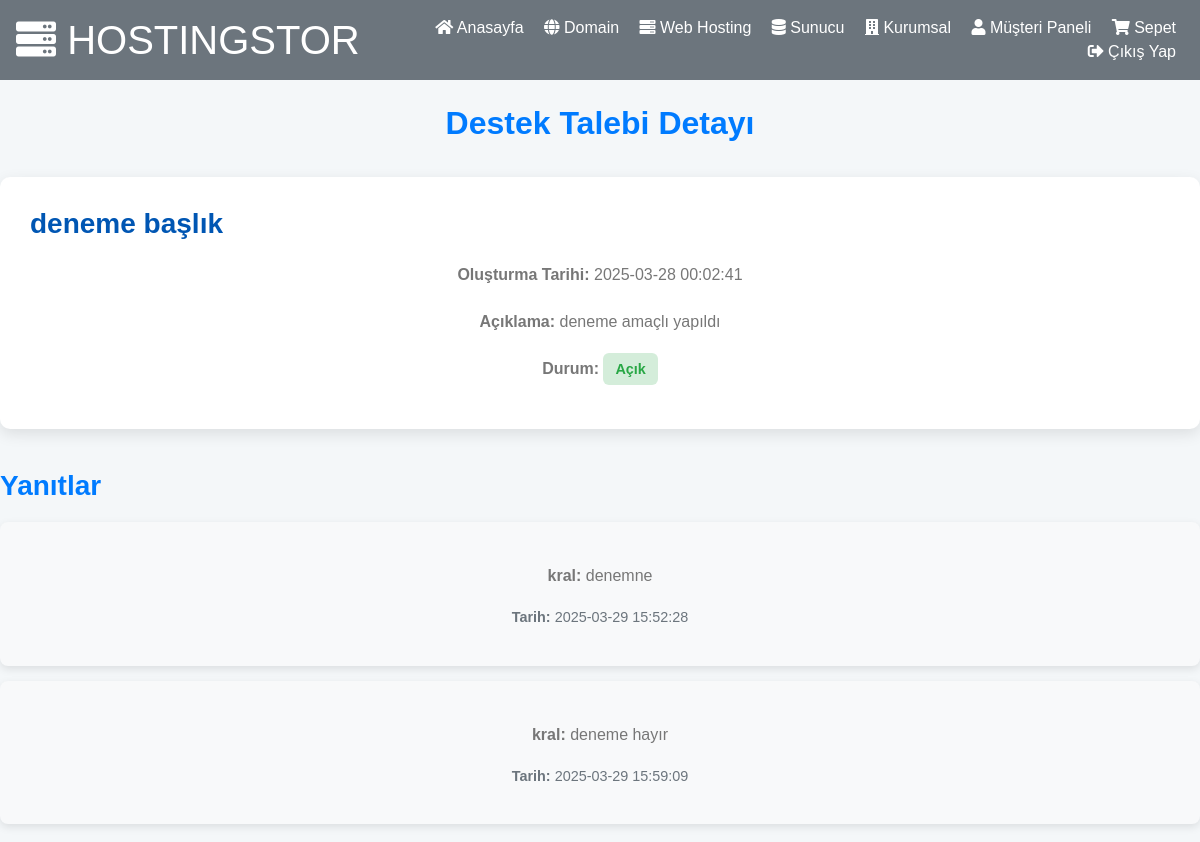
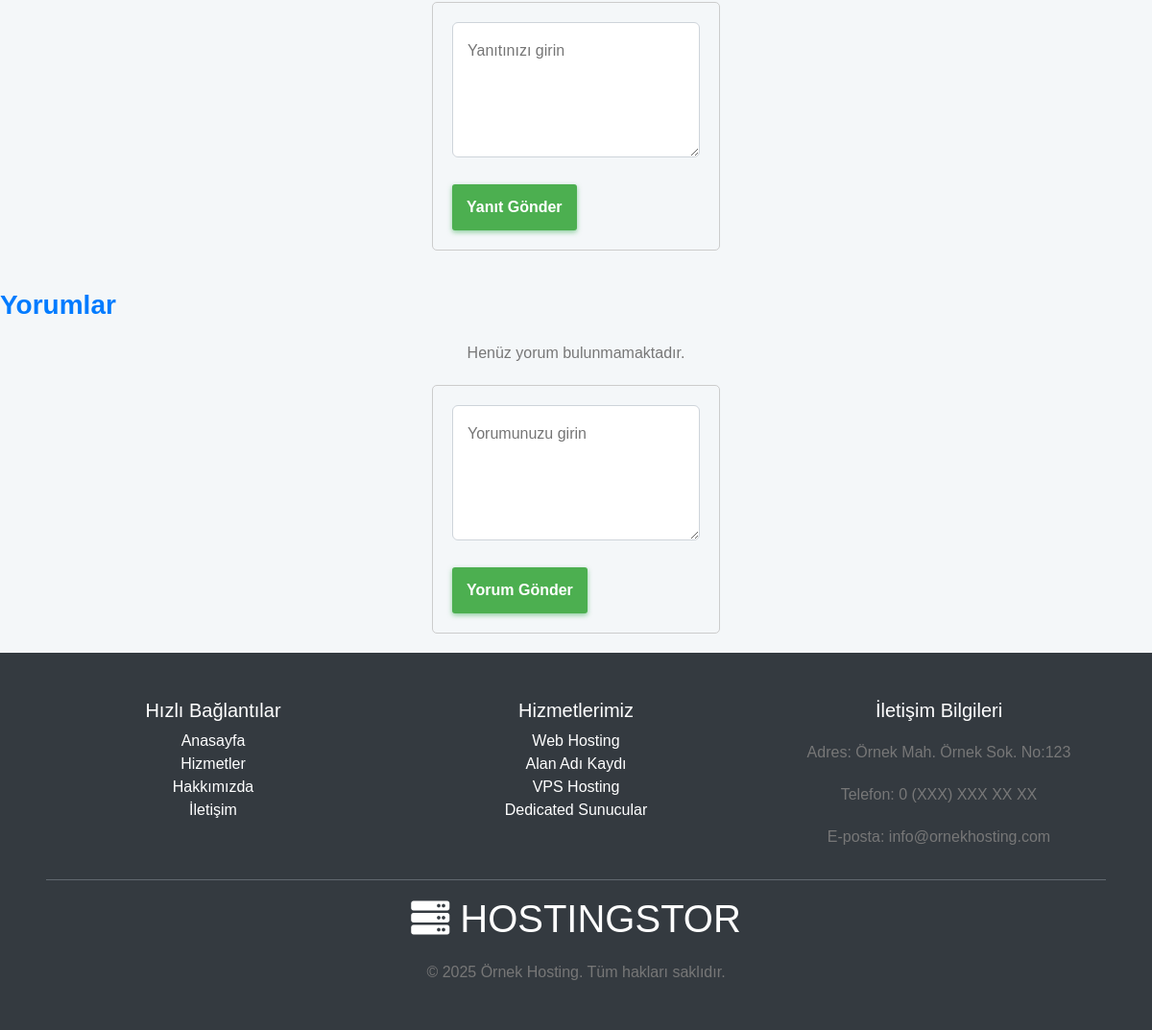
The page /index.php?action=destek-talebi-detay&id=7 (signed in) on the database its author committed (2 pictures, top to bottom).
### tables this page shows
CREATE TABLE `destek_talepleri`  (
  `id` int NOT NULL AUTO_INCREMENT,
  `kullanici_id` int NOT NULL,
  `baslik` varchar(255) NOT NULL,
  `aciklama` text NOT NULL,
  `durum` enum('Açık','İşleniyor','Kapalı') NULL DEFAULT 'Açık',
  `olusturma_tarihi` timestamp NOT NULL DEFAULT current_timestamp(),
  `guncelleme_tarihi` timestamp NOT NULL DEFAULT current_timestamp() ON UPDATE CURRENT_TIMESTAMP,
  `kategori` varchar(255) NOT NULL,
  `oncelik` varchar(255) NOT NULL,
  `dosya_yol` varchar(255) NULL DEFAULT NULL,
  PRIMARY KEY (`id`) USING BTREE,
  INDEX `kullanici_id`(`kullanici_id` ASC) USING BTREE,
  CONSTRAINT `destek_talepleri_ibfk_1` FOREIGN KEY (`kullanici_id`) REFERENCES `kullanicilar` (`id`) ON DELETE RESTRICT ON UPDATE RESTRICT
);

CREATE TABLE `destek_talebi_yanitlari`  (
  `id` int NOT NULL AUTO_INCREMENT,
  `talep_id` int NOT NULL,
  `kullanici_id` int NOT NULL,
  `yanit` text NOT NULL,
  `tarih` timestamp NOT NULL DEFAULT current_timestamp(),
  PRIMARY KEY (`id`) USING BTREE,
  INDEX `talep_id`(`talep_id` ASC) USING BTREE,
  INDEX `kullanici_id`(`kullanici_id` ASC) USING BTREE,
  CONSTRAINT `destek_talebi_yanitlari_ibfk_1` FOREIGN KEY (`talep_id`) REFERENCES `destek_talepleri` (`id`) ON DELETE RESTRICT ON UPDATE RESTRICT,
  CONSTRAINT `destek_talebi_yanitlari_ibfk_2` FOREIGN KEY (`kullanici_id`) REFERENCES `kullanicilar` (`id`) ON DELETE RESTRICT ON UPDATE RESTRICT
);

CREATE TABLE `kullanicilar`  (
  `id` int NOT NULL AUTO_INCREMENT,
  `username` varchar(255) NOT NULL,
  `password` varchar(255) NOT NULL,
  `email` varchar(255) NOT NULL,
  `created_at` timestamp NOT NULL DEFAULT current_timestamp(),
  `ad` varchar(255) NULL DEFAULT NULL,
  `soyad` varchar(255) NULL DEFAULT NULL,
  `sifre_sifirlama_anahtari` varchar(255) NULL DEFAULT NULL,
  `sifre_sifirlama_anahtari_son_kullanma` datetime NULL DEFAULT NULL,
  `telefon` varchar(20) NOT NULL,
  PRIMARY KEY (`id`) USING BTREE,
  UNIQUE INDEX `username`(`username` ASC) USING BTREE,
  UNIQUE INDEX `email`(`email` ASC) USING BTREE
);

### models/DestekTalebiModel.php (called while the page is built, shortened)
<?php
class DestekTalebiModel {
    private $db;
    public function __construct($db) {
        $this->db = $db;
    }
    public function destekTalebiDetay($talep_id) {
        try {
            $sql = "SELECT destek_talepleri.*, kullanicilar.ad, kullanicilar.soyad
                        FROM destek_talepleri
                        INNER JOIN kullanicilar ON destek_talepleri.kullanici_id = kullanicilar.id
                        WHERE destek_talepleri.id = ?";
            $stmt = $this->db->prepare($sql);
            $stmt->execute([$talep_id]);
            $talep = $stmt->fetch(PDO::FETCH_ASSOC);
            return $talep;
        } catch (PDOException $e) {
            $this->hataMesajlari[] = "Veritabanı hatası: " . $e->getMessage();
            return false;
        }
    }
    public function destekTalebiYanitlari($talep_id) {
        try {
            $sql = "SELECT destek_talebi_yanitlari.*, kullanicilar.username AS kullanici_ad
                        FROM destek_talebi_yanitlari
                        INNER JOIN kullanicilar ON destek_talebi_yanitlari.kullanici_id = kullanicilar.id
                        WHERE destek_talebi_yanitlari.talep_id = ?
                        ORDER BY destek_talebi_yanitlari.tarih ASC";
            $stmt = $this->db->prepare($sql);
            $stmt->execute([$talep_id]);
            return $stmt->fetchAll(PDO::FETCH_ASSOC);
        } catch (PDOException $e) {
            $this->hataMesajlari[] = "Veritabanı hatası: " . $e->getMessage();
            return false;
        }
    }
}
?>

### views/musteri-paneli/destek_talebi_detay.php (the view, shortened to what this page needs)
<!DOCTYPE html>
<html>
<head>
    <link rel="stylesheet" href="views/style.css">
</head>
<body>
<div class="destek-talebi-detay-container hosting-temasi">
    <h2>Destek Talebi Detayı</h2>
    <?php if (isset($talep)): ?>
        <div class="talep-detay hosting-detay-kutusu">
            <h3><?php echo htmlspecialchars($talep['baslik']); ?></h3>
            <p><strong>Oluşturma Tarihi:</strong> <?php echo htmlspecialchars($talep['olusturma_tarihi']); ?></p>
            <p><strong>Açıklama:</strong> <?php echo htmlspecialchars($talep['aciklama']); ?></p>
            <p><strong>Durum:</strong> <span class="durum-etiketi <?php echo strtolower(htmlspecialchars($talep['durum'])); ?>"><?php echo htmlspecialchars($talep['durum']); ?></span></p>
        </div>
        <div class="yanitlar-bolumu hosting-bolum">
            <h3>Yanıtlar</h3>
            <?php if (!empty($yanitlar)): ?>
                <ul class="yanit-listesi hosting-listesi">
                    <?php foreach ($yanitlar as $yanit): ?>
                        <li class="yanit-item hosting-list-item">
                            <p><strong><?php echo htmlspecialchars($yanit['kullanici_ad']); ?>:</strong> <?php echo htmlspecialchars($yanit['yanit']); ?></p>
                            <p class="yanit-tarih hosting-tarih"><strong>Tarih:</strong> <?php echo htmlspecialchars($yanit['tarih']); ?></p>
                        </li>
                    <?php endforeach; ?>
                </ul>
            <?php else: ?>
                <p>Henüz yanıt bulunmamaktadır.</p>
            <?php endif; ?>
            <form action="index.php?action=yanit-ekle&id=<?php echo intval($talep['id']); ?>" method="post" class="yanit-formu hosting-form">
                <textarea name="yanit" placeholder="Yanıtınızı girin" rows="4" required></textarea><br>
                <button type="submit" class="hosting-buton">Yanıt Gönder</button>
            </form>
        </div>
        <div class="yorumlar-bolumu hosting-bolum">
            <h3>Yorumlar</h3>
            <?php if (isset($yorumlar) && !empty($yorumlar)): ?>
                <ul class="yorum-listesi hosting-listesi">
                    <?php foreach ($yorumlar as $yorum): ?>
                        <li class="yorum-item hosting-list-item">
                            <p><strong><?php echo htmlspecialchars($yorum['kullanici_ad']); ?>:</strong> <?php echo htmlspecialchars($yorum['yorum']); ?></p>
                            <p class="yorum-tarih hosting-tarih"><strong>Tarih:</strong> <?php echo htmlspecialchars($yorum['tarih']); ?></p>
                        </li>
                    <?php endforeach; ?>
                </ul>
            <?php else: ?>
                <p>Henüz yorum bulunmamaktadır.</p>
            <?php endif; ?>
            <form action="index.php?action=yorum-ekle&id=<?php echo intval($talep['id']); ?>" method="post" class="yorum-formu hosting-form">
                <textarea name="yorum" placeholder="Yorumunuzu girin" rows="4" required></textarea><br>
                <button type="submit" class="hosting-buton">Yorum Gönder</button>
            </form>
        </div>
    <?php else: ?>
        <p>Destek talebi bulunamadı.</p>
    <?php endif; ?>
</div>
</body>
</html>

### views/style.css (style rules this page uses)
body { font-family: 'Montserrat', sans-serif; margin: 0; padding: 0; display: flex; flex-direction: column; min-height: 100vh; background-color: #f4f7f9; color: #343a40; }
form { margin-bottom: 30px; }
input[type="text"], input[type="password"], input[type="email"], textarea { width: 100%; padding: 12px 15px; border: 1px solid #ced4da; border-radius: 6px; box-sizing: border-box; margin-bottom: 20px; font-size: 16px; }
button { background-color: #007bff; color: white; padding: 14px 20px; border: none; border-radius: 6px; cursor: pointer; transition: background-color 0.3s ease, box-shadow 0.3s ease; font-weight: 600; box-shadow: 0 2px 5px rgba(0, 123, 255, 0.5); }
.hosting-temasi { font-family: 'Montserrat', sans-serif; color: #343a40; line-height: 1.7; }
.hosting-temasi h2 { color: #007bff; text-align: center; margin-bottom: 35px; font-weight: 600; }
.hosting-detay-kutusu { background-color: #fff; padding: 30px; border-radius: 10px; box-shadow: 0 5px 15px rgba(0, 0, 0, 0.1); margin-bottom: 30px; }
.hosting-detay-kutusu h3 { color: #0056b3; margin-bottom: 12px; font-weight: 600; }
.durum-etiketi { padding: 8px 12px; border-radius: 6px; font-weight: 600; font-size: 0.9em; }
.durum-etiketi.açık { background-color: #d4edda; color: #28a745; }
.hosting-bolum { margin-top: 40px; }
.hosting-bolum h3 { color: #007bff; margin-bottom: 20px; font-weight: 600; }
.hosting-listesi { list-style: none; padding: 0; }
.hosting-list-item { background-color: #f8f9fa; padding: 20px; margin-bottom: 15px; border-radius: 8px; box-shadow: 0 3px 8px rgba(0, 0, 0, 0.1); }
.hosting-tarih { font-size: 0.9em; color: #6c757d; margin-top: 8px; }
.hosting-form textarea { width: 100%; padding: 15px; border: 1px solid #ced4da; border-radius: 6px; box-sizing: border-box; margin-bottom: 20px; min-height: 120px; font-size: 16px; }
.hosting-buton { background-color: #28a745; color: white; padding: 14px 20px; border: none; border-radius: 6px; cursor: pointer; transition: background-color 0.3s ease, box-shadow 0.3s ease; font-weight: 600; box-shadow: 0 2px 5px rgba(40, 167, 69, 0.5); }
form { width: 300px; margin: 20px auto; padding: 20px; border: 1px solid #ccc; border-radius: 5px; }
button[type="submit"] { background-color: #4CAF50; color: white; padding: 10px 15px; border: none; border-radius: 3px; cursor: pointer; }
p { color: #777; text-align: center; margin-top: 20px; }

### rows shown on the page
destek_talepleri: baslik "deneme başlık", olusturma_tarihi "2025-03-28 00:02:41", aciklama "deneme amaçlı yapıldı", durum "Açık"
destek_talebi_yanitlari: kullanici.username "kral", yanit "denemne", tarih "2025-03-29 15:52:28"
destek_talebi_yanitlari: kullanici.username "kral", yanit "deneme hayır", tarih "2025-03-29 15:59:09"
